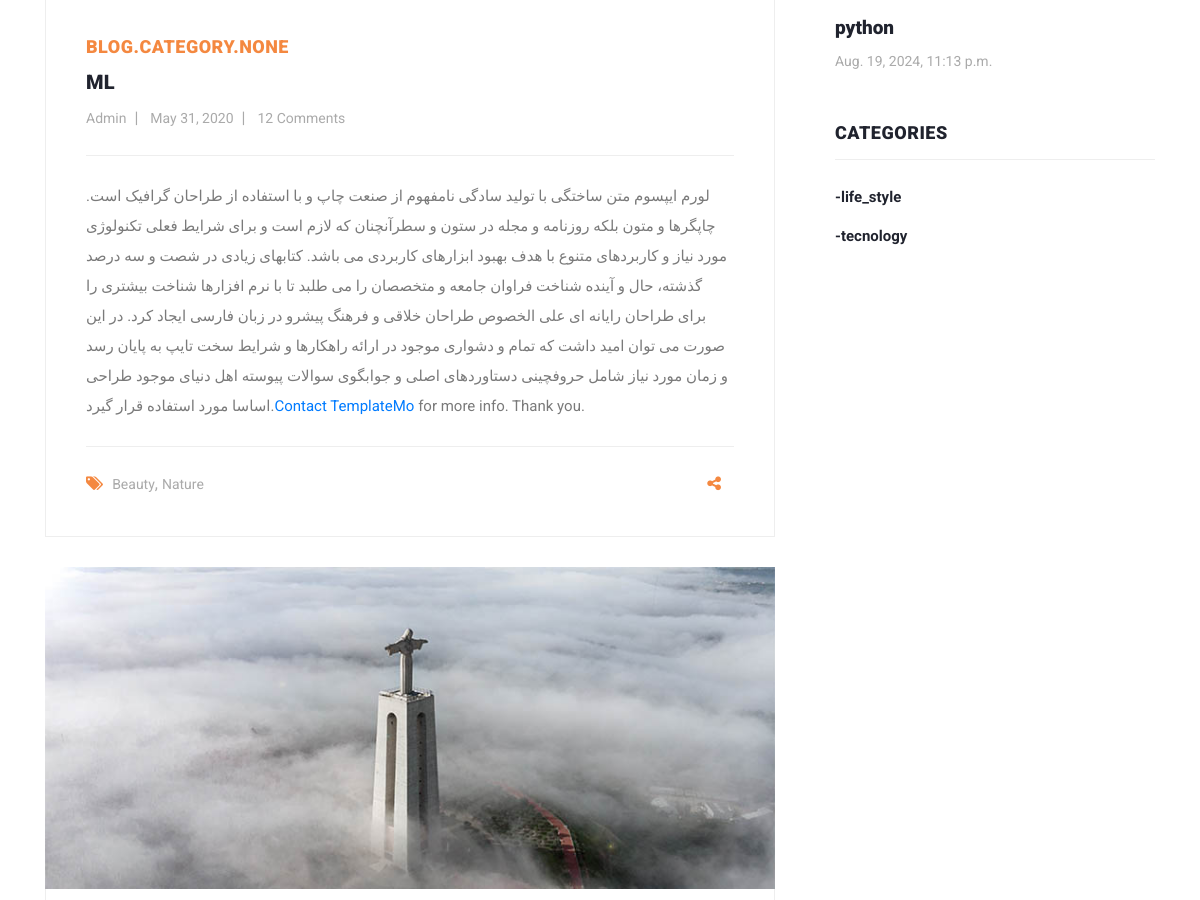
Before: /blog/ (middle part) with the older database file.
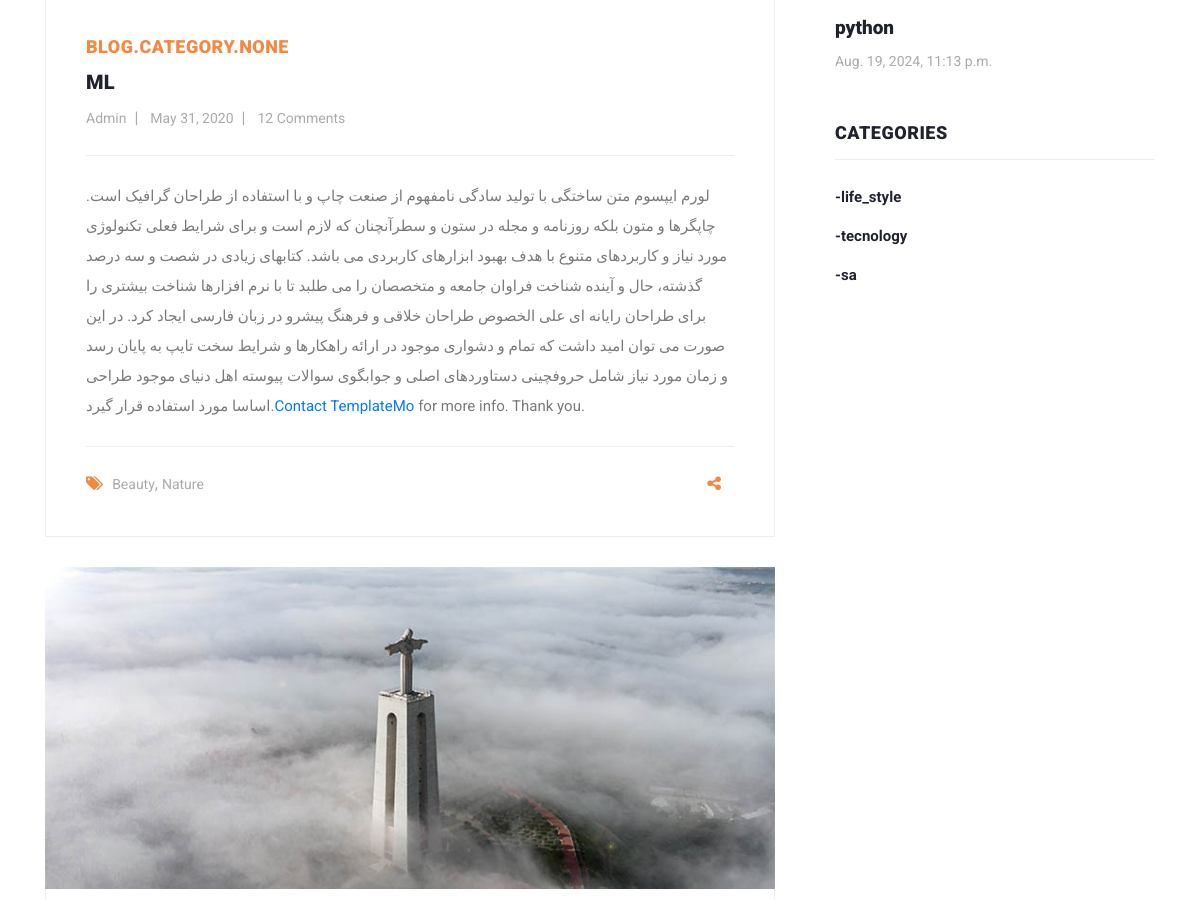
After: the same page with the newer database file.
### blog/models.py (models this page shows, shortened)
class Article(models.Model):
    title = models.CharField(max_length=20, help_text="It should be unique")
    text = models.TextField()
    image = models.ImageField(upload_to='article/image')
    category = models.ManyToManyField(Category, related_name='articles')
    banner = models.ImageField(upload_to='article/banner', help_text='best size for banner:770x340')
    status = models.BooleanField(default=False)
    slug = models.SlugField(null=True, unique=True, blank=True, default=1)
    created = models.DateTimeField(auto_now_add=True)
    updated = models.DateTimeField(auto_now=True)
    class Meta:
        ordering = ['-created']
    def get_absolute_url(self):
        return reverse('blog:detail', kwargs={"slug": self.slug})

class Category(models.Model):
    title = models.CharField(max_length=15)

### blog/views.py (the view)
# urls.py: path('' , index , name='home'),
def index(request):
    article = Article.objects.filter(status=True)
    article_ordring = Article.objects.all()[:3]
    return render(request , 'blog/index.html' , {'objects':article , 'article_ordring':article_ordring })

### context_processor/context_processor.py (called while the page is built)
def recent_article(request):
    recent = Article.objects.order_by('-created')
    return {'recent':recent}

def article_category(request):
    category = Category.objects.all()
    return {'category':category}

### blog/templates/blog/index.html (shortened to what this page needs)
{% extends 'base.html' %}
{% load static %}
{% load social_share %}
{% block content %}
<body>
    <section class="blog-posts">
        <div class="container">
            <div class="row">
                <div class="col-lg-8">
                    <div class="all-blog-posts">
                        <div class="row">
                            {% for object in article_ordring %}
                                <div class="col-lg-12">
                                    <div class="blog-post">
                                        <div class="blog-thumb">
                                            <img src="{{ object.banner.url }}" alt="">
                                        </div>
                                        <div class="down-content">
                                            <span>{{ object.category }}</span>
                                            <a href="{{object.get_absolute_url}}"><h4>{{ object.title }}</h4></a>
                                            <ul class="post-info">
                                                <li><a href="#">Admin</a></li>
                                                <li><a href="#">May 31, 2020</a></li>
                                                <li><a href="#">12 Comments</a></li>
                                            </ul>
                                            <p>{{ object.text }}<a rel="nofollow" href="https://templatemo.com/contact"
                                                                   target="_parent">Contact TemplateMo</a> for more
                                                info. Thank you.</p>
                                            <div class="post-options">
                                                <div class="row">
                                                    <div class="col-6">
                                                        <ul class="post-tags">
                                                            <li><i class="fa fa-tags"></i></li>
                                                            <li><a href="#">Beauty</a>,</li>
                                                            <li><a href="#">Nature</a></li>
                                                        </ul>
                                                    </div>
                                                    <div class="col-6">
                                                        <ul class="post-share">
                                                            <li><i class="fa fa-share-alt"></i></li>
                                                        </ul>
                                                    </div>
                                                </div>
                                            </div>
                                        </div>
                                    </div>
                                </div>
                            {% endfor %}
                        </div>
                    </div>
                </div>
                {% include 'includes/sidebar.html' %}
            </div>
        </div>
    </section>
{% endblock content %}

### templates/base.html
 {% load static %}
{% include 'includes/header.html' %}
 {% block content %}
 {% endblock content %}
{% include 'includes/footer.html' %}

### templates/includes/header.html (shortened to what this page needs)
{% load static %}
<!DOCTYPE html>
<html lang="en">
<head>
    <link href="{% static 'vendor/bootstrap/css/bootstrap.min.css' %}" rel="stylesheet">
    <link rel="stylesheet" href=" {% static 'css/fontawesome.css' %} ">
    <link rel="stylesheet" href=" {% static 'css/templatemo-stand-blog.css' %} ">
    <link rel="stylesheet" href=" {% static 'css/owl.css' %} ">
</head>
<body>

### templates/includes/sidebar.html (shortened to what this page needs)
{% load static %}
<div class="col-lg-4">
    <div class="sidebar">
        <div class="row">
            <div class="col-lg-12">
                <div class="sidebar-item recent-posts">
                    <div class="content">
                        <ul>
                            {% for article in recent %}
                                <li><a href="{{ article.get_absolute_url }}">
                                    <h5>{{ article.title }}</h5>
                                    <span>{{ article.created }}</span>
                                </a></li>
                            {% endfor %}
                        </ul>
                    </div>
                </div>
            </div>
            <div class="col-lg-12">
                <div class="sidebar-item categories">
                    <div class="sidebar-heading">
                        <h2>Categories</h2>
                    </div>
                    <div class="content">
                        <ul>
                            {% for object in category %}
                                <li><a href="{% url 'blog:category' object.id%}">-{{ object.title }}</a></li>
                            {% endfor %}
                        </ul>
                    </div>
                </div>
            </div>
            <div class="col-lg-12">
            </div>
        </div>
    </div>
</div>

### templates/includes/footer.html (shortened to what this page needs)
{% load static %}
  </body>
</html>>

### assets/css/templatemo-stand-blog.css (style rules this page uses)
body { font-family: 'Roboto', sans-serif; overflow-x: hidden; text-rendering: optimizeLegibility; -webkit-font-smoothing: antialiased; -moz-osx-font-smoothing: grayscale; }
p { margin-bottom: 0px; font-size: 15px; font-weight: 400; color: #7a7a7a; line-height: 30px; }
ul { padding: 0; margin: 0; list-style: none; }
h1,h2,h3,h4,h5,h6 { margin: 0px; }
.blog-posts { margin-top: 100px; }
.blog-posts .blog-post { margin-bottom: 30px; }
.blog-posts .blog-thumb img { width: 100%; overflow: hidden; }
.blog-posts .down-content { padding: 40px; border-right: 1px solid #eee; border-left: 1px solid #eee; border-bottom: 1px solid #eee; }
.blog-posts .down-content span { font-size: 18px; text-transform: uppercase; letter-spacing: 0.5px; font-weight: 900; color: #f48840; }
.blog-posts .down-content h4 { font-size: 24px; text-transform: capitalize; letter-spacing: 0.5px; font-weight: 900; color: #20232e; margin: 10px 0px 12px 0px; }
.blog-posts .down-content ul.post-info li { display: inline-block; margin-right: 8px; }
.blog-posts .down-content ul.post-info li:after { content: '|'; color: #aaa; margin-left: 8px; }
.blog-posts .down-content h4 { font-size: 20px; letter-spacing: 0.25px; }
.blog-posts .down-content ul.post-info li:last-child::after { display: none; }
.blog-posts .down-content ul.post-info li a { font-size: 14px; color: #aaa; font-weight: 400; transition: all .3s; }
.blog-posts .down-content p { padding: 25px 0px; margin: 25px 0px; border-top: 1px solid #eee; border-bottom: 1px solid #eee; }
.blog-posts .down-content ul.post-share { text-align: right; }
.blog-posts .down-content ul.post-tags li, .blog-posts .down-content ul.post-share li { display: inline-block; }
.blog-posts .down-content ul.post-tags li:first-child i, .blog-posts .down-content ul.post-share li:first-child i { color: #f48840; margin-right: 5px; }
.blog-posts .down-content ul.post-tags li, .blog-posts .down-content ul.post-share li { color: #aaa; }
.blog-posts .down-content ul.post-tags li a, .blog-posts .down-content ul.post-share li a { font-size: 14px; color: #aaa; font-weight: 400; transition: all .3s; }
.blog-posts .sidebar-heading h2 { font-size: 18px; text-transform: uppercase; font-weight: 900; letter-spacing: 0.5px; color: #20232e; border-bottom: 1px solid #eee; padding-bottom: 15px; margin-bottom: 25px; }
.sidebar { margin-left: 30px; }
.sidebar .sidebar-item { margin-top: 50px; }
.sidebar .sidebar-heading h2 { font-size: 18px; text-transform: uppercase; font-weight: 900; letter-spacing: 0.5px; color: #20232e; border-bottom: 1px solid #eee; padding-bottom: 15px; margin-bottom: 25px; }
.sidebar .recent-posts ul li { margin-bottom: 15px; padding-bottom: 15px; border-bottom: 1px solid #eee; }
.sidebar .recent-posts ul li:last-child { margin-bottom: 0px; padding-bottom: 0px; border-bottom: none; }
.sidebar .recent-posts ul li h5 { font-size: 19px; font-weight: 900; color: #20232e; line-height: 30px; transition: all 0.3s; }
.sidebar .recent-posts ul li span { display: block; font-size: 14px; color: #aaa; margin-top: 8px; }
.sidebar .categories ul li { margin-bottom: 15px; }
.sidebar .categories ul li:last-child { margin-bottom: 0px; }
.sidebar .categories ul li a { font-size: 15px; font-weight: 700; color: #20232e; transition: all .3s; }

Changed rows visible on the page:
added Category: title "sa"
